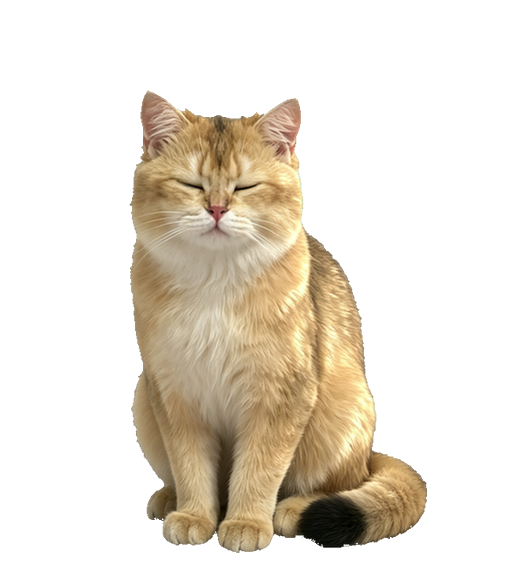
#> input picture assets/frames/model_doze_broken_bak.png, 523 x 577 px, found by its file name; its folder holds only this picture in this run
$ python fix_edge_color.py
#> lines starting #> are read from the running program, lines starting #| are printed output that depends on the picture
# -*- coding: utf-8 -*-
"""边缘去虚：半透明边缘像素颜色染为邻域真实毛色 + 清除超淡断点 alpha。
效果：轮廓直接就是毛发色，桌面（含深色）上无黑线、无虚线。全部帧处理。"""
import os

from PIL import Image

FRAMES = r"F:\AI产物\doubao\deskpet\assets\frames"
CLEAR_A = 45      # alpha 低于此值的边缘像素清为透明（断点）
COLOR_A = 250     # alpha 低于此值的半透明像素染邻域毛色（含 250-254 的轻微羽化）


def fix(p):
    im = Image.open(p).convert("RGBA")
#> im is the input picture: PIL image 523x577 RGBA; mean R, G, B, A 56.1, 48.3, 36.3, 78.3
    r, g, b, a = im.split()
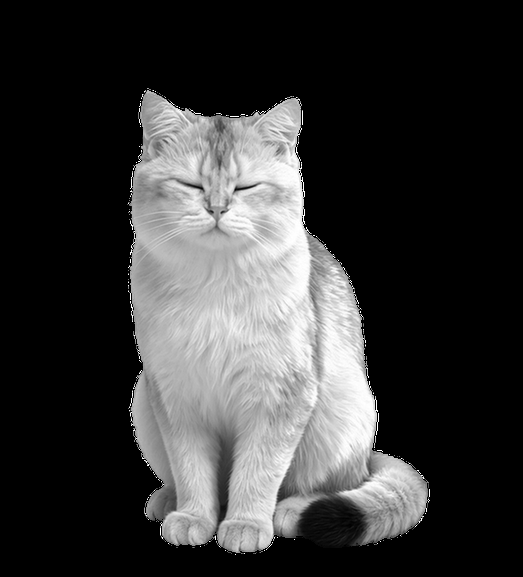
#> r: PIL image 523x577 L; min 0, max 255, mean 56.1
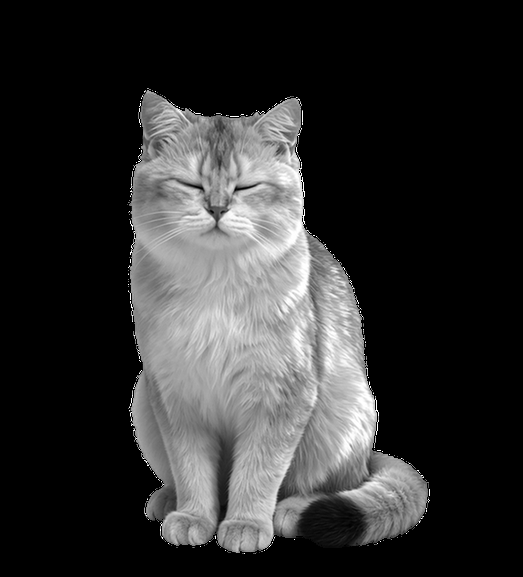
#> g: PIL image 523x577 L; min 0, max 255, mean 48.3
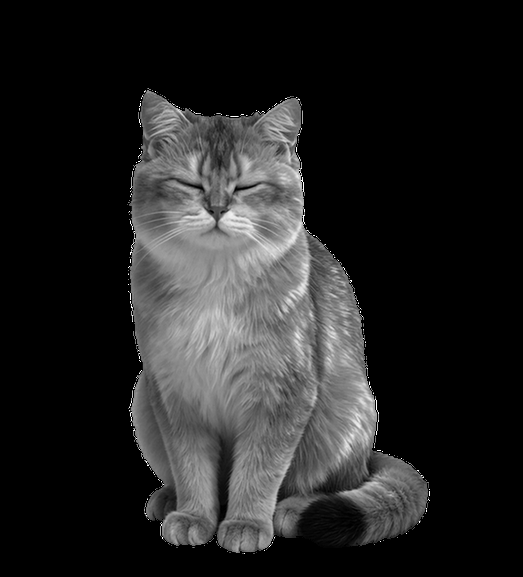
#> b: PIL image 523x577 L; min 0, max 255, mean 36.3
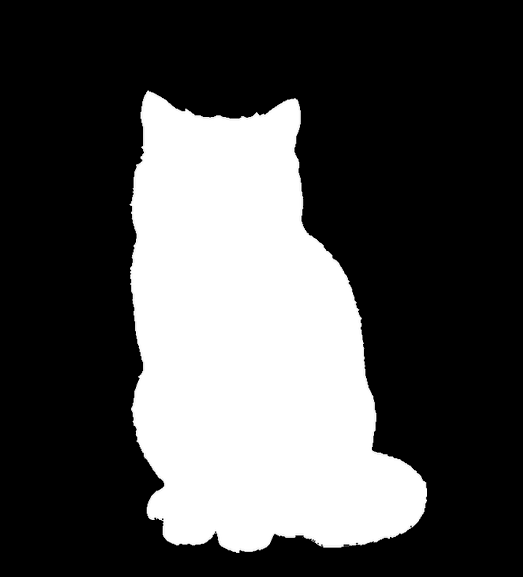
#> a: PIL image 523x577 L; min 0, max 255, mean 78.3
    pr, pg, pb, pa = (list(x.getdata()) for x in (r, g, b, a))
#> pr = 301771 items; pg = 301771 items; pb = 301771 items; pa = 301771 items
    W, H = im.size
#> W = 523; H = 577
    n_del = n_color = 0
    for y in range(H):
        for x in range(W):
            i = y * W + x
            A = pa[i]
            if A == 0 or A >= COLOR_A:
                continue
            # 只处理边缘像素：4 邻域存在透明（轮廓过渡带）
            edge = (y > 0 and pa[i - W] == 0) or (y < H - 1 and pa[i + W] == 0) \
                or (x > 0 and pa[i - 1] == 0) or (x < W - 1 and pa[i + 1] == 0)
            if not edge:
                continue
            # 邻域（3x3，排除自身）非透明像素平均色
            sR = sG = sB = n = 0
            for dy in (-1, 0, 1):
                for dx in (-1, 0, 1):
                    if dx == 0 and dy == 0:
                        continue
                    nx, ny = x + dx, y + dy
                    if 0 <= nx < W and 0 <= ny < H:
                        j = ny * W + nx
                        if pa[j] > 0:
                            sR += pr[j]; sG += pg[j]; sB += pb[j]; n += 1
            if A < CLEAR_A:
                pa[i] = 0
                n_del += 1
            elif n:
                # 染为邻域真实毛色（保留羽化渐变）
                pr[i] = sR // n; pg[i] = sG // n; pb[i] = sB // n
                n_color += 1
#> after the loop, n_color = 1337; n_del = 0
    if n_del or n_color:
        r.putdata(pr); g.putdata(pg); b.putdata(pb); a.putdata(pa)
        Image.merge("RGBA", (r, g, b, a)).save(p)
    return n_del, n_color


tot_d = tot_c = 0
for f in sorted(os.listdir(FRAMES)):
    if f.lower().endswith(".png"):
        d, c = fix(os.path.join(FRAMES, f))
        if d or c:
            print(f, "del", d, "color", c)
#| model_doze_broken_bak.png del 0 color 1337
        tot_d += d; tot_c += c
#> after `tot_d += d`: tot_d = 0
#> after `tot_c += c`: tot_c = 1337
print("TOTAL del", tot_d, "color", tot_c)
#| TOTAL del 0 color 1337

$ run again, on assets/frames/model_side_full_023.png
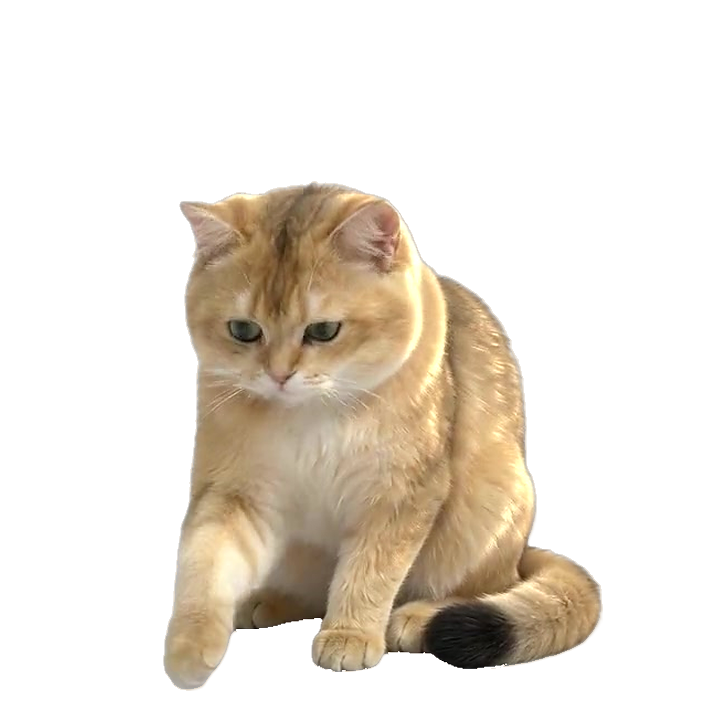
#> input picture assets/frames/model_side_full_023.png, 720 x 720 px, found by its file name
#> in fix, im is the input picture: PIL image 720x720 RGBA; mean R, G, B, A 177.8, 151.8, 117, 74.6
#> in fix, `r, g, b, a = im.split()`:
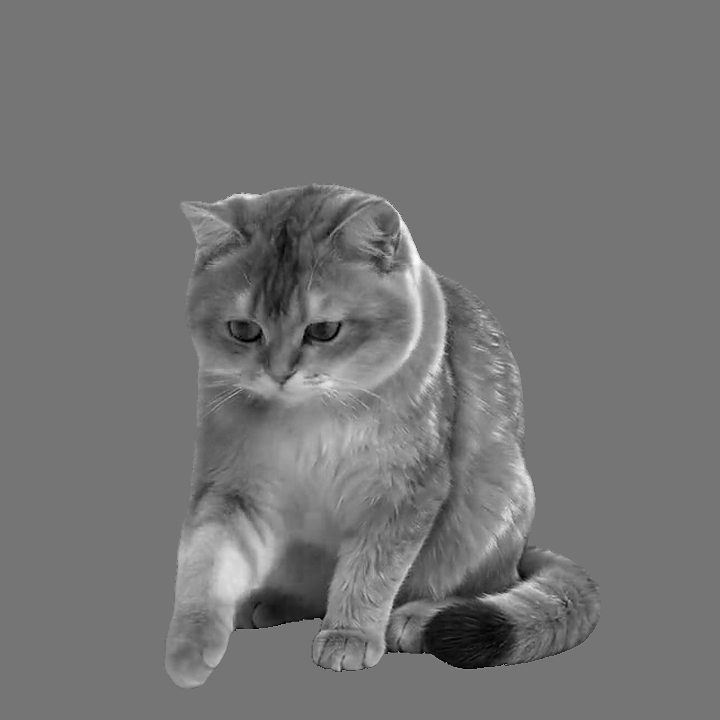
#> b: PIL image 720x720 L; min 0, max 255, mean 117
#> in fix, `r, g, b, a = im.split()`:
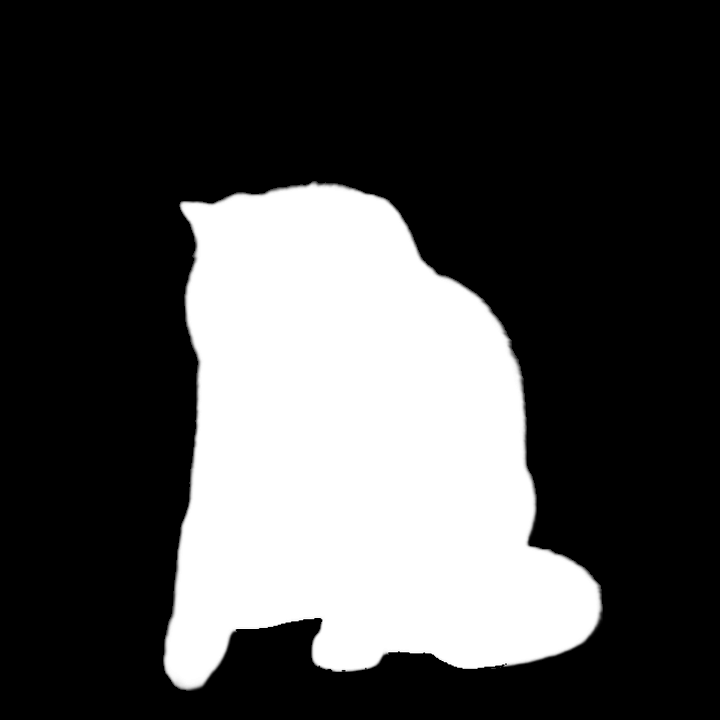
#> a: PIL image 720x720 L; min 0, max 255, mean 74.6
#> pr = 518400 items
#> after the loop in fix, `for y in range(H):`: n_color = 1425; n_del = 257
#| model_side_full_023.png del 257 color 1425
#> tot_c = 1425
#| TOTAL del 257 color 1425

$ run again, on assets/frames/model_jump_air.png
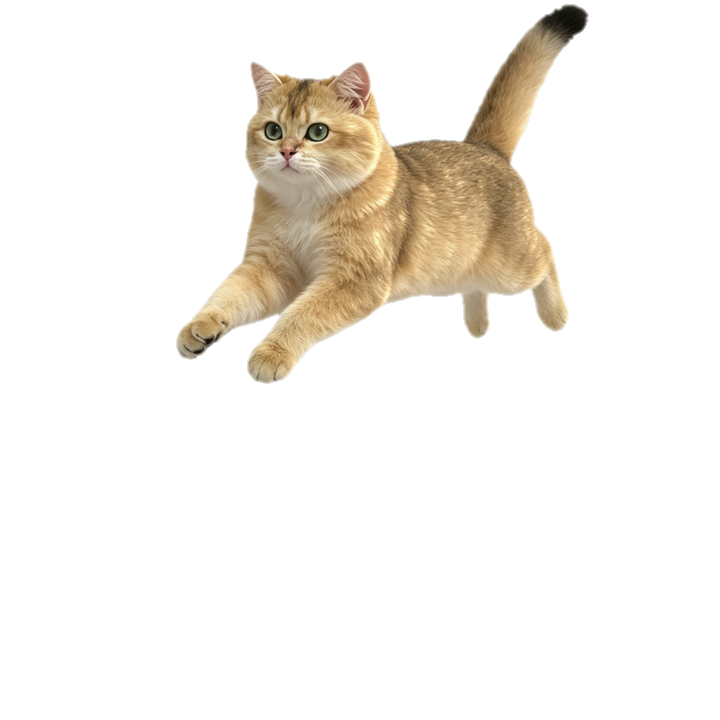
#> input picture assets/frames/model_jump_air.png, 720 x 720 px, found by its file name
#> in fix, im is the input picture: PIL image 720x720 RGBA; mean R, G, B, A 25.7, 21.9, 16.3, 34.7
#> in fix, `r, g, b, a = im.split()`:
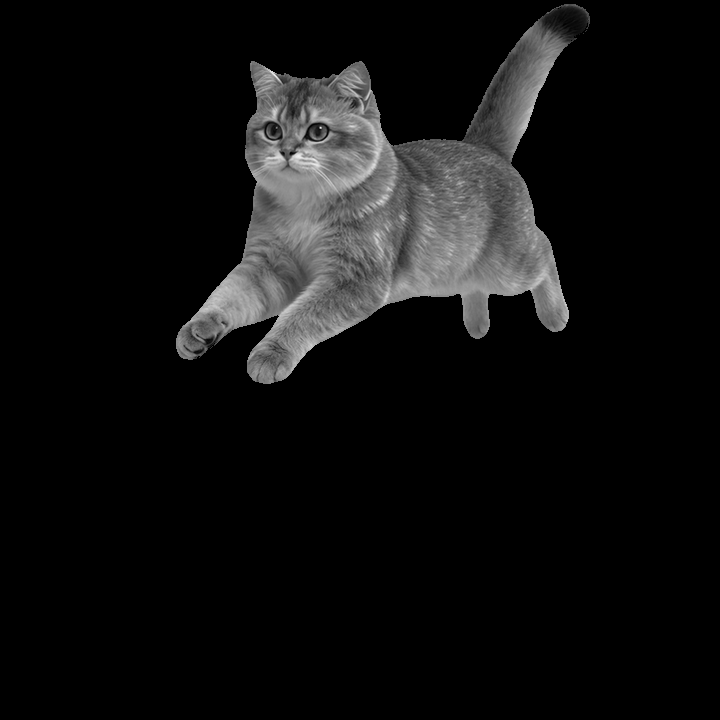
#> b: PIL image 720x720 L; min 0, max 244, mean 16.3
#> in fix, `r, g, b, a = im.split()`:
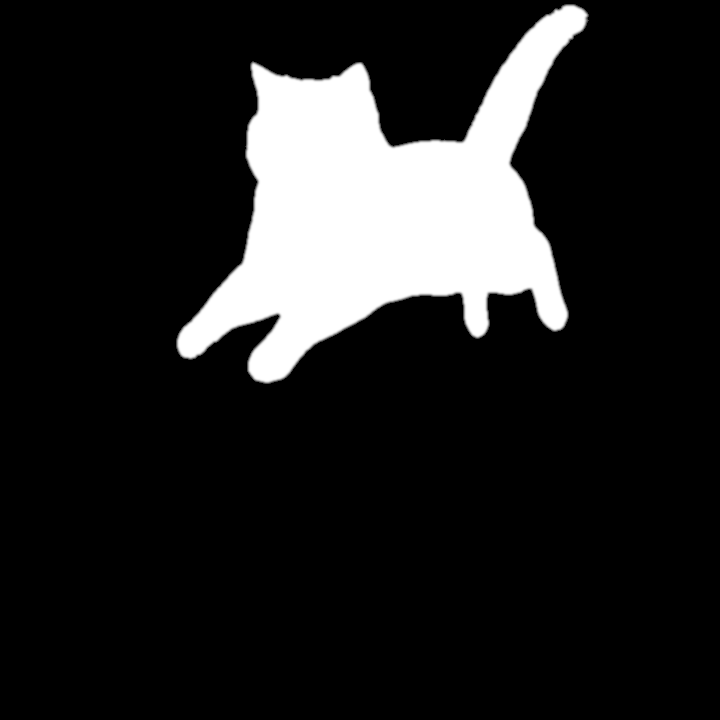
#> a: PIL image 720x720 L; min 0, max 255, mean 34.7
#> pr = 518400 items
#> after the loop in fix, `for y in range(H):`: n_color = 1619; n_del = 0
#| model_jump_air.png del 0 color 1619
#> tot_c = 1619
#| TOTAL del 0 color 1619
